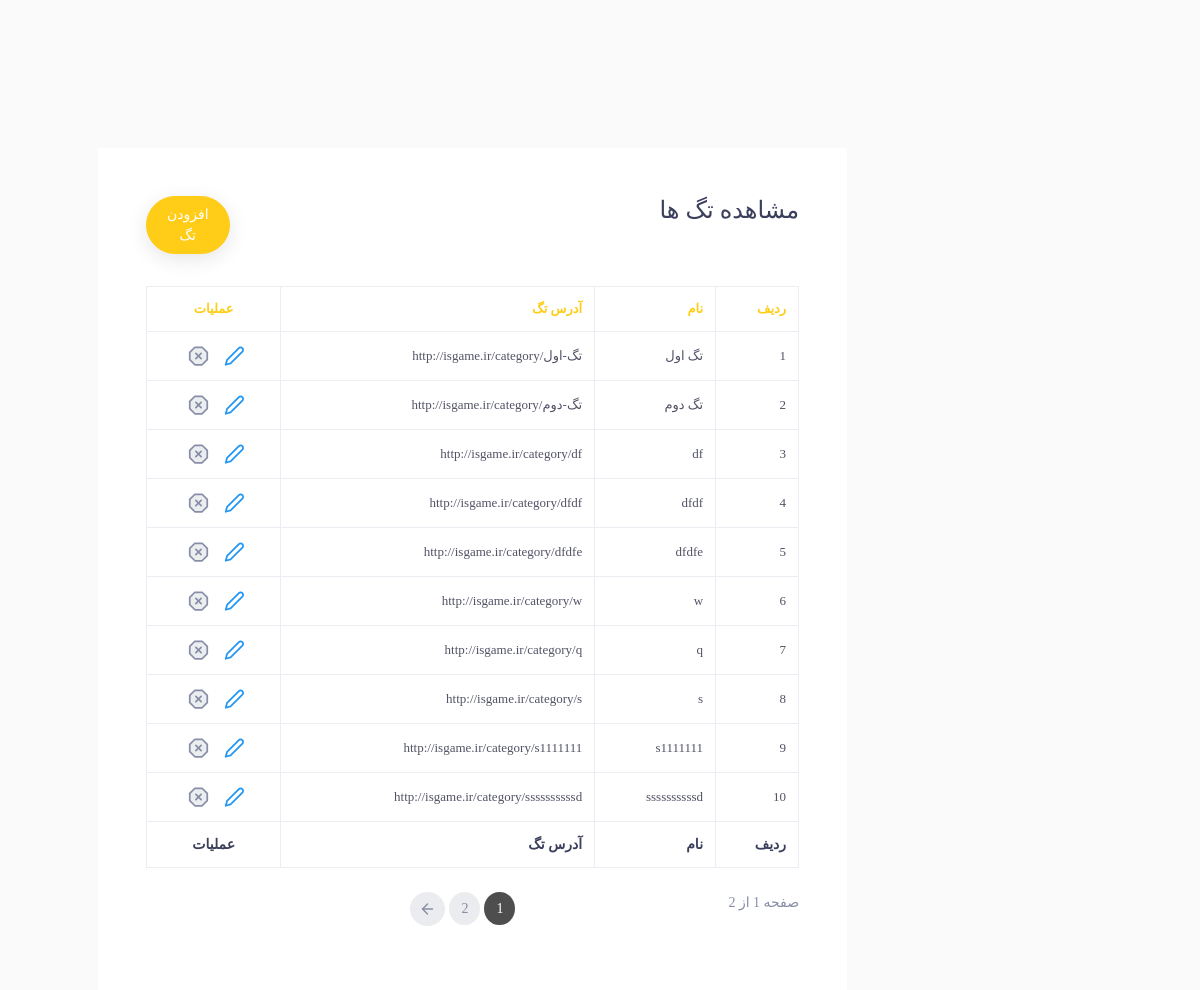
/dashbaord/tag, run on the app's committed database.
### Post/models.py (models this page shows, shortened)
class ArticleTags(models.Model):
    title = models.CharField(max_length=50, verbose_name="عنوان تگ")
    url = models.TextField(verbose_name="آدرس تگ", unique=True)

### SiteModule/models.py (models this page shows)
class PublicSettings(models.Model):
    title=models.CharField(max_length=100)
    description=models.TextField()
    socialLinks=models.OneToOneField(SocialMediaLink,on_delete=models.CASCADE,unique=True,blank=True,null=True)
    url=models.URLField(default="isgame.ir")
    email=models.EmailField(default="admin@gmail.com")
    logoIcon=models.ImageField(upload_to='SiteSetting/Logo',null=True,blank=True)
    logoSite=models.ImageField(upload_to='SiteSetting/Logo',null=True,blank=True)
    post_per_homePage=models.IntegerField(max_length=3,default=10)
    post_per_cat=models.IntegerField(max_length=3,default=10)
    is_Register=models.BooleanField(default=1)
    is_Comment=models.BooleanField(default=1)

### Post/views.py (the view)
# urls.py: path('tag',views.TagManer.as_view(),name="tag_admin"),
class TagManer(ListView):
    template_name = 'Post/listTag.html'
    model = ArticleTags
    context_object_name = 'data'
    paginate_by = 10

### admin_panel/context_processors.py (called while the page is built)
def SiteInformations(request):
	site = PublicSettings.objects.latest('-id')
	return {
	'title': site.title,
	'url': site.url,
    'logoIcon':site.logoIcon.url,
    'logoSite':site.logoSite.url
	}

### Post/templates/Post/listTag.html (shortened to what this page needs)
{% extends 'shared/base.html' %}
{% load static %}
{% block header_reference %}
    <link href="{% static 'admin_panel/assets/css/tables/table-basic.css' %}" rel="stylesheet" type="text/css">
{% endblock %}
{% block content %}
    {% load poll_extras %}
    <div class="col-lg-10 mx-auto mt-5 ">
        <div class="table-responsive bg-white p-5">
            <div class="widget-header">
                <div class="row">
                    <div class="col-xl-10 col-md-10 col-sm-10 col-10 mb-4 ">
                        <h4>مشاهده تگ ها</h4>
                    </div>
                    <div class="col-md-2 mb-4">
                        <a href="{% url 'tag_add_admin'  %}" class="btn btn-primary mb-2 mr-2 btn-rounded">افزودن
                            تگ</a>
                    </div>
                </div>
            </div>
            <table class="table table-bordered table-hover table-condensed mb-4">
                <thead>
                <tr>
                    <th>ردیف</th>
                    <th>نام</th>
                    <th>آدرس تگ</th>
                    <th class="text-center">عملیات</th>
                </tr>
                </thead>
                <tbody>
                {% for item in data %}
                    <tr>
                        <td>
                            {{ forloop.counter }}
                        </td>
                        <td>
                            {{ item.title }}
                        </td>
                        <td style="direction:ltr">
                            {{url}}/category/{{item.url}}
                        </td>
                        <td class="text-center">
                            <ul class="table-controls">
                                <li>
                                    <a href="{% url 'tag_edit_admin' id=item.id  %}"
                                       style="margin-right: 1x;color: red"
                                       class="bs-tooltip mr-2 text-or" data-toggle="tooltip" data-placement="top"
                                       title="" data-original-title="ویرایش">
                                        <svg xmlns="http://www.w3.org/2000/svg" width="24" height="24"
                                             viewBox="0 0 24 24" fill="none" stroke="currentColor" stroke-width="2"
                                             stroke-linecap="round" stroke-linejoin="round"
                                             class="feather feather-edit-2 text-info">
                                            <path d="M17 3a2.828 2.828 0 1 1 4 4L7.5 20.5 2 22l1.5-5.5L17 3z"></path>
                                        </svg>
                                    </a>
                                    <a href="{% url 'tag_delete_admin' item.id %}"
                                       style="margin-right: 3px;color: red"
                                       class="bs-tooltip  text-or" data-toggle="tooltip" data-placement="top"
                                       title="" data-original-title="حذف">
                                    </a>
                                </li>
                            </ul>
                        </td>
                    </tr>
                {% endfor %}
                </tbody>
                <tfoot>
                <tr>
                    <th>ردیف</th>
                    <th>نام</th>
                    <th>آدرس تگ</th>
                    <th class="text-center">عملیات</th>
                </tr>
                </tfoot>
            </table>
  {% include 'layout/component/pagination.html' %}
    </div>
{% endblock %}

### static/admin_panel/assets/css/tables/table-basic.css (style rules this page uses)
.table-controls { padding: 0; margin: 0; list-style: none; }
.table-controls > li { display: inline-block; margin: 0 2px; line-height: 1; }
.table-controls > li > a { display: inline-block; }
.table-cancel { color: #888ea8; margin-left: 6px; vertical-align: middle; fill: rgba(0, 23, 55, 0.08); cursor: pointer; }

### static/admin_panel/assets/css/main.css (style rules this page uses)
html { min-height: 100%; direction: rtl; }
body { color: #888ea8; height: 100%; font-size: 0.875rem; background: #fafafa; overflow-x: hidden; overflow-y: auto; letter-spacing: 0.0312rem; font-family: 'Quicksand', sans-serif; }
h1, h2, h3, h4, h5, h6 { color: #3b3f5c; }
a { color: #515365; outline: none; }
.btn { padding: 0.4375rem 1.25rem; text-shadow: none; font-size: 14px; color: #3b3f5c; font-weight: normal; white-space: normal; word-wrap: break-word; transition: .2s ease-out; touch-action: manipulation; cursor: pointer; background-color: #f1f2f3; box-shadow: 0px 5px 20px 0 rgba(0, 0, 0, 0.1); will-change: opacity, transform; transition: all 0.3s ease-out; -webkit-transition: all 0.3s ease-out; }
.btn-primary { color: #fff !important; background-color: #ffcd17 !important; border-color: #ffcd17; }
.btn-rounded { -webkit-border-radius: 1.875rem !important; -moz-border-radius: 1.875rem !important; -ms-border-radius: 1.875rem !important; -o-border-radius: 1.875rem !important; border-radius: 1.875rem !important; }
.table-bordered { border: 1px solid #f1f2f3; }
.table > tbody > tr > td { vertical-align: middle; color: #515365; font-size: 13px; letter-spacing: 1px; }
.table > thead > tr > th { color: #ffcd17; font-weight: 700; font-size: 13px; letter-spacing: 1px; text-transform: uppercase; }
.table-bordered td, .table-bordered th { border: 1px solid #ebedf2; }
.table thead th { vertical-align: bottom; border-bottom: none; }
.table-controls > li > a svg { color: #25d5e4; }
.table-controls > li > a svg { color: #888ea8; width: 21px; }
.table > tfoot > tr > th { color: #3b3f5c; }
.text-info { color: #2196f3 !important; }

### static/admin_panel/assets/css/structure.css (style rules this page uses)
html { min-height: 100%; direction: rtl; }
body { color: #888ea8; height: 100%; font-size: 0.875rem; background: #fafafa; overflow-x: hidden; overflow-y: auto; letter-spacing: 0.0312rem; font-family: 'Quicksand', sans-serif; }
h1, h2, h3, h4, h5, h6 { color: #3b3f5c; }

### data on the page
ArticleTags: title "تگ اول", url "تگ-اول"
PublicSettings: url "http://isgame.ir"
ArticleTags: title "تگ دوم", url "تگ-دوم"
ArticleTags: title "df", url "df"
ArticleTags: title "dfdf", url "dfdf"
ArticleTags: title "dfdfe", url "dfdfe"
ArticleTags: title "w", url "w"
ArticleTags: title "q", url "q"
ArticleTags: title "s", url "s"
ArticleTags: title "s1111111", url "s1111111"
ArticleTags: title "ssssssssssd", url "ssssssssssd"

### other printed values
{{ paginator.num_pages }} "2"
{{ pageNumber }} "1" "2"
